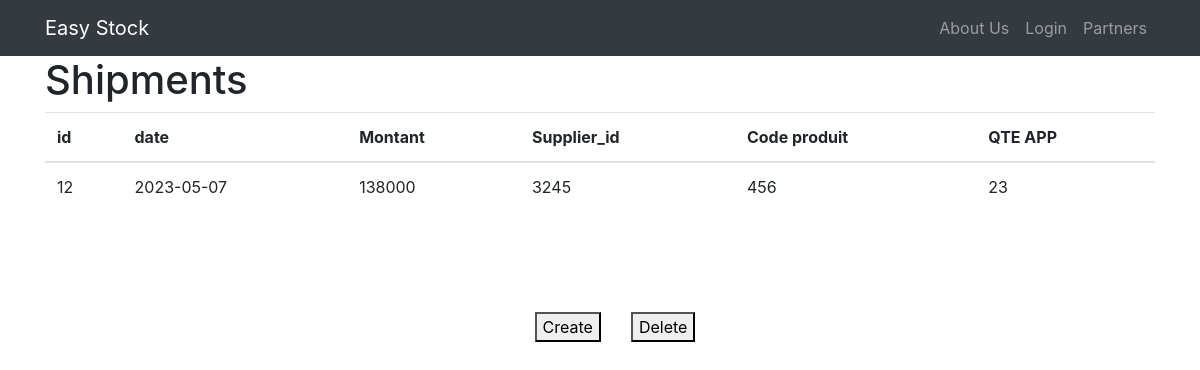
/shipment, run on the app's committed database.
### tables this page shows
CREATE TABLE shipment (
                    id INTEGER PRIMARY KEY ,
                    date DATE ,
                    Montant INTEGER,
                    Supplier_id TEXT,
                    Code_p INTEGER,
                    Qte_app INTEGER,
                    FOREIGN KEY (Supplier_id) REFERENCES supplier (Matricule),
                    FOREIGN KEY (Code_p) REFERENCES product (Code)
                );

### auth.py (the view)
@auth.route('/shipment')
def Shipments():
    conn = sqlite3.connect('database.db')
    cursor = conn.cursor()
    cursor.execute("SELECT * FROM shipment")
    data = cursor.fetchall()
    conn.close()
    return render_template('shipment.html', Shipments=data)

### templates/shipment.html (shortened to what this page needs)
{% extends "base.html" %}
{% block content %}
<div class="container">
  <h1>Shipments</h1>
  <table class="table">
    <thead>
      <tr>
        <th>id</th>
        <th>date</th>
        <th>Montant</th>
        <th>Supplier_id</th>
        <th>Code produit</th>
        <th>QTE APP</th>
      </tr>
    </thead>
    <tbody>
      {% for shipment in Shipments %}
      <tr>
        <td>{{ shipment[0] }}</td>
        <td>{{ shipment[1] }}</td>
        <td>{{ shipment[2] }}</td>
        <td>{{ shipment[3] }}</td>
        <td>{{ shipment[4] }}</td>
        <td>{{ shipment[5] }}</td>
      </tr>
      {% endfor %}
    </tbody>
  </table>
</div>
<div class="menu-container">
    <button class="menu-button" onclick="addshipment()">Create</button>
    <button class="menu-button" onclick="delete_sh()">Delete</button>
</div>
{% endblock %}

### templates/shipment.html (style rules this page uses)
.menu-container { height: 200px; display: flex; align-items: center; justify-content: center; }
.menu-button { margin-left: 30px; }

### data on the page
shipment: id "12", date "2023-05-07", Montant "138000", Supplier "3245", Code_p "456", Qte_app "23"
